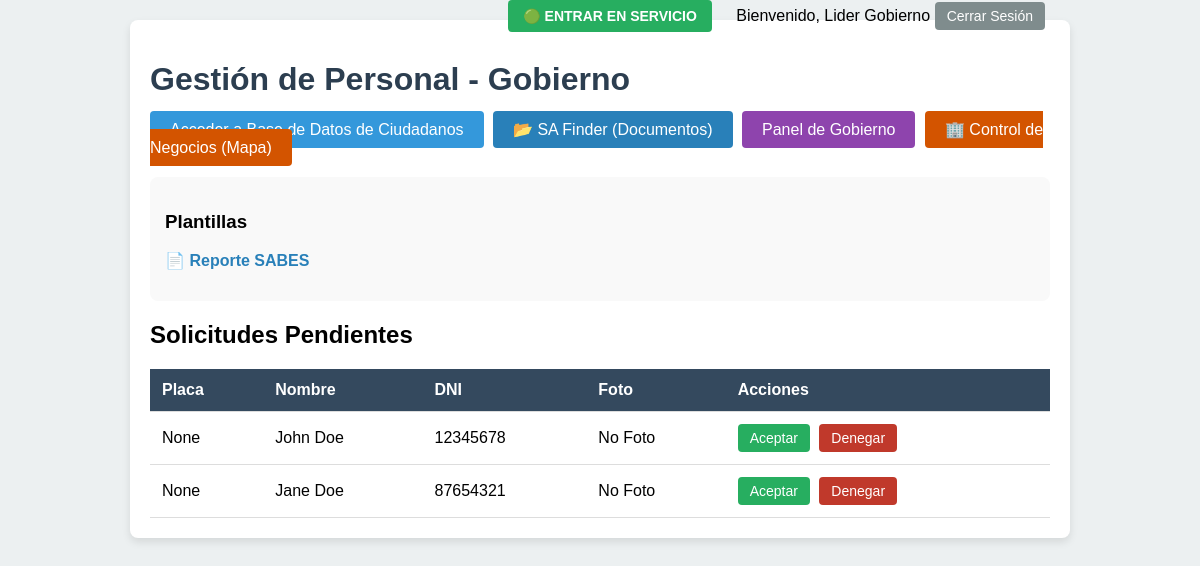
/official/dashboard (signed in), run on an earlier commit of the app's database.
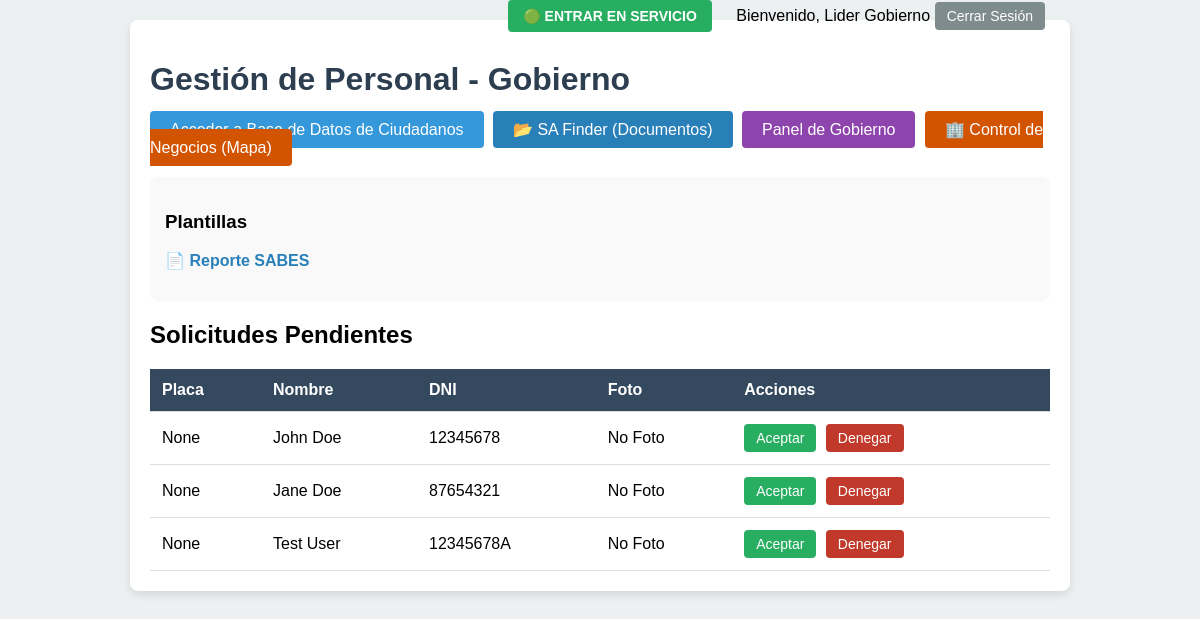
And on a later commit of the database.
### app/models.py (models this page shows, shortened)
class User(UserMixin, db.Model):
    id = db.Column(db.Integer, primary_key=True)
    first_name = db.Column(db.String(64), index=True)
    last_name = db.Column(db.String(64), index=True)
    dni = db.Column(db.String(20), index=True, unique=True)
    password_hash = db.Column(db.String(256))
    badge_id = db.Column(db.String(20), index=True, unique=True, nullable=True)
    department = db.Column(db.String(64), nullable=True)
    official_rank = db.Column(db.String(64), nullable=True)
    official_status = db.Column(db.String(20), default='Pendiente') # Pendiente, Aprobado, Suspendido
    selfie_filename = db.Column(db.String(120), nullable=True)
    dni_photo_filename = db.Column(db.String(120), nullable=True)
    discord_id = db.Column(db.String(50), unique=True, nullable=True)
    on_duty = db.Column(db.Boolean, default=False)
    receive_notifications = db.Column(db.Boolean, default=True)
    created_at = db.Column(db.DateTime, default=datetime.utcnow)
    licenses = db.relationship('License', backref='holder', lazy='dynamic', cascade="all, delete-orphan")
    criminal_records = db.relationship('CriminalRecord', foreign_keys='CriminalRecord.user_id', backref='subject', lazy='dynamic', cascade="all, delete-orphan")
    authored_reports = db.relationship('CriminalRecord', foreign_keys='CriminalRecord.author_id', backref='author', lazy='dynamic')
    traffic_fines = db.relationship('TrafficFine', foreign_keys='TrafficFine.user_id', backref='offender', lazy='dynamic', cascade="all, delete-orphan")
    comments = db.relationship('Comment', foreign_keys='Comment.user_id', backref='subject_user', lazy='dynamic', cascade="all, delete-orphan")
    businesses = db.relationship('Business', backref='owner', lazy='dynamic', cascade="all, delete-orphan")
    appointments_made = db.relationship('Appointment', foreign_keys='Appointment.citizen_id', backref='citizen', lazy=True, cascade="all, delete-orphan")
    appointments_received = db.relationship('Appointment', foreign_keys='Appointment.official_id', backref='official', lazy=True, cascade="all, delete-orphan")

### app/routes.py (the view)
@bp.route('/official/dashboard')
@login_required
def official_dashboard():
    if not current_user.badge_id:
        return redirect(url_for('main.citizen_dashboard'))
    pending_users = []
    if current_user.department == 'Gobierno' and current_user.official_rank == 'Lider':
         pending_users = User.query.filter_by(official_status='Pendiente').all()
    elif current_user.official_rank == 'Lider':
        pending_users = User.query.filter_by(department=current_user.department, official_status='Pendiente').all()
    return render_template('official_dashboard.html', pending_users=pending_users)

### app/__init__.py (called while the page is built)
def create_app(config_class=Config):
    app = Flask(__name__)
    app.config.from_object(config_class)
    if not os.path.exists(app.instance_path):
        os.makedirs(app.instance_path)
    db.init_app(app)
    migrate.init_app(app, db)
    login.init_app(app)
    csrf.init_app(app)
    from app.models import User
    @login.user_loader
    def load_user(id):
        return User.query.get(int(id))
    from app.routes import bp as main_bp
    app.register_blueprint(main_bp)
    return app

### app/templates/official_dashboard.html (shortened to what the changed rows need)
<!DOCTYPE html>
<html lang="es">
<head>
</head>
<body>
    <div class="container">
        <h1>Gestión de Personal - {{ current_user.department }}</h1>
        <h2>Solicitudes Pendientes</h2>
        {% if pending_users %}
        <table>
            <thead>
                <tr>
                    <th>Placa</th>
                    <th>Nombre</th>
                    <th>DNI</th>
                    <th>Foto</th>
                    <th>Acciones</th>
                </tr>
            </thead>
            <tbody>
                {% for user in pending_users %}
                <tr>
                    <td>{{ user.badge_id }}</td>
                    <td>{{ user.first_name }} {{ user.last_name }}</td>
                    <td>{{ user.dni }}</td>
                    <td>
                        {% if user.selfie_filename %}
                        <a href="{{ url_for('static', filename='img/' + user.selfie_filename) }}" target="_blank">Ver Foto</a>
                        {% else %}
                        No Foto
                        {% endif %}
                    </td>
                    <td>
                        <form action="{{ url_for('main.official_action', user_id=user.id, action='approve') }}" method="post" style="display:inline;">
                            <button type="submit" class="btn btn-accept">Aceptar</button>
                        </form>
                        <form action="{{ url_for('main.official_action', user_id=user.id, action='deny') }}" method="post" style="display:inline;">
                            <button type="submit" class="btn btn-deny">Denegar</button>
                        </form>
                    </td>
                </tr>
                {% endfor %}
            </tbody>
        </table>
        {% else %}
            <p>No hay solicitudes pendientes.</p>
        {% endif %}
    </div>
</body>
</html>

What changed in the data, as far as the page shows it:
added User: badge_id "None", first_name "Test", last_name "User", dni "12345678A", shows "No Foto"
